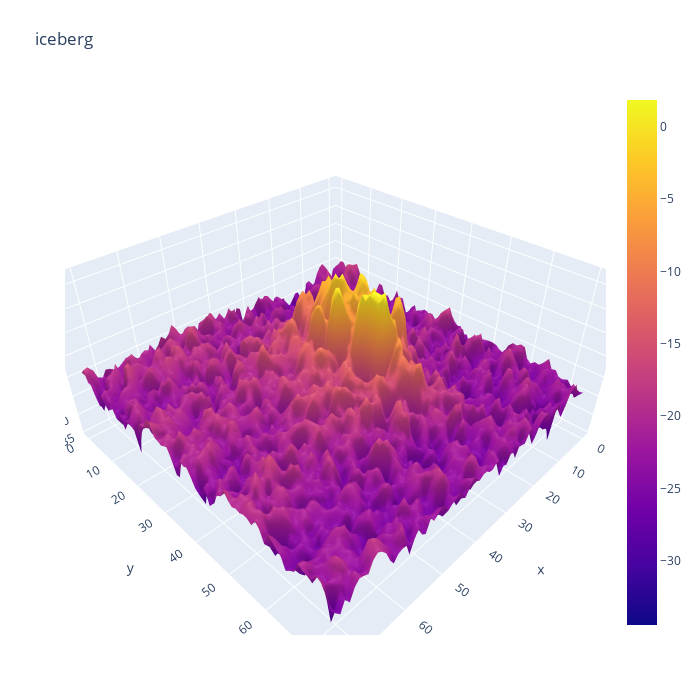

The cell this chart's notebook holds for it:
### Markdown cell above
Q1. pd.read_json으로 읽어온 DataFrame의 형태
- 여태껏 tabular 형식의 pd.read_csv로 데이터를 읽어왔었다. 이번에는 json인데, json 형식으로도 tabular 데이터를 표기할 수 있다.
- 위 데이터 파일에서의 JSON은 이러한 형태였다.
```[
  {
    "id": "dfd5f913",
    "band_1": [-27.878361, -27.15416, ...], // 매우 긴 숫자 리스트
    "band_2": [...] // band_1과 유사한 다른 긴 숫자 리스트 (있다고 가정)
    // "is_iceberg": 0 or 1 (타겟 변수, 있을 수도 있음)
  },
  {
    "id": "another_id",
    "band_1": [...],
    "band_2": [...]
    // "is_iceberg": ...
  }
  // ... 많은 객체들
] 
```

- 위 구조를 파악해보자면 다음과 같다. 각 딕셔너리는 하나의 샘플을 의미한다. 딕셔너리 안에 id 키는 샘플의 고유 id를 의미하고, band_1과 band_2 2개의 키가 각 샘플의 고유 피쳐를 의미한다. 즉, 각 샘플별로, id, band1, band2의 컬럼이 존재하는 것이다. 여기에서 band_1은 HH, band_2는 HV에 대한 정보이다. 따라서, json 파일은 각 샘플별로 4개의 컬럼이 존재하는 정보 파일인 것이다.

- 특정 컬럼(또는 피쳐)에 접근하는 것은 csv파일을 읽을 때와 동일하다. train['band1']이라고 하면, band_1 열 전체를 선택하게 된다. 이 열의 각 셀에는 매우 긴 숫자 리스트가 들어있게 된다. (각 샘플별, band_1에 대한 정보)

Q2. 데이터가 75 x 75 픽셀 배열임을 파악하는 방법.
- 주로 데이터 설명서에 나와있지만,
```
length_of_band_1_sample = len(train['band_1'].iloc[0])
print(f"첫 번째 샘플의 band_1 데이터 길이: {length_of_band_1_sample}")
```
를 통해 확인할 수도 있다. band_1의 첫번째 샘플의 길이를 통해서, 총 픽셀의 개수를 알 수가 있다.

Description
```
X_band_1 = np.array([np.array(band).astype(np.float32).reshape(75, 75) for band in train['band_1']])
```
1. 일단 np.array를 통해, 어떠한 리스트를 numpy array 형식으로 변환하는 것은 알 수 있겠다. 어레이 형식으로 변환하는 이유는, 연산하기에 더욱 편하기 때문이다.

2. 리스트 컴프리헨션을 사용했다.
```for band in train['band_1']```을 한 번 보면, train['band_1']은, 각 샘플에 해당하는 band_1 정보이다. 즉, 각 샘플의 band_1 리스트(band)에 대해서, band를 numpy array형식으로 변환한 후에, 배열의 데이터 타입을 32비트 부동소수점으로 변경한다. 그 후에 1차원 배열 형태인 각 band 데이터를 75 x 75 크기의 2차원 행렬(이미지)로 변환하는 것이다.

3. 이렇게 각 샘플에 대한 2차원 75 x 75 이미지의 정보가 담긴 X_band_1, X_band_2 변수 2개가 생성되었다. 그런 후, 이 두 개의 데이터를 합쳐 X_train 데이터를 만드는 과정이

```
X_train = np.cocatenate([X_band_1][:,:,:, np.newaxis], X_band_2[:,:,:, np.newaxis], ((X_band_1 + X_band_2) / 2)[:, :, :, np.newaxis]], axis = -1)
```
이다.

```X_band_1[:,:,:, np.newaxis]```
를 먼저 살펴보자. X_band_1은 (N, 75, 75)형태이다. 각각의 N개의 샘플에 대해, 75 x 75 배열의 정보를 갖고 있다. np.newaxis는 배열에 새로운 축을 추가한다. 여기서는 마지막에 축을 추가하여, (N, 75, 75, 1) 형태로 만든다. 이는 각 75 x 75 이미지를 '채널 1개짜리 이미지'로 취급하기 위함이다. (컬러 이미지의 RGB 채널처럼 말이다.)

X_band_2도 마찬가지로 작업을 해준다.

그런 후, (X_band_1 + X_band_2) / 2를 통해 각 픽셀별 평균값을 계산해 준다. 이 또한 (N, 75, 75) 형태의 배열이 되는데, 이것이 세번 째 밴드(채널)이 된다. 이 채널 또한 (N, 75, 75, 1)의 형태로 변환해준다. 

이러한 3개의 밴트를 리스트로 담은 후, np.concatenate([...])에 파라미터로 넣은 후, axis = -1(마지막 축)을 기준으로 합치라는 의미이다.

결과적으로 X_train은 (N, 75, 75 ,3) 형태의 4차원 배열이 된다. 이는, N개의 샘플, 각 샘플의 크기는 75x75 크기이며, 3개의 채널, HH, HV, (HH+HV) / 2 를 갖는 이미지 데이터임을 의미한다. 딥러닝에서 이미지 데이터를 다룰 때 흔히 볼 수 있는 형태이다.

요약 : HH, HV, HH&HV 평균을 각각 하나의 채널로 하여, 3개의 채널을 가진 75 x 75 크기의 이미지 데이터셋을 만듦. 이는 마치 컬러 이미지 (RGB 채널)처럼 모델이 각기 다른 특징을 학습할 수 있도록 데이터를 구성하는 것이다.

Q. np.newaxis가 배열에 새로운 축을 추가한다는 것이 무슨 의미인가?
- 원래의 데이터는 (N, 75, 75), 이미지의 총 N개수(샘플 수), 75 높이, 75 너비였다. 이것은 마치 N장의 흑백 사진(75 x 75)이 겹쳐있는 앨범과 같다. 각 사진은 그 자체로 하나의 완전한 이미지이다. np.newaxis를 사용하면, (N, 75, 75, 1)이 되는데, 1은, 각 이미지가 가진 채널의 수를 의미한다. 즉, N개의 각 75x75 이미지에, 이 이미지는 1개의 채널로 구성되어 있습니다, 라는 꼬리표를 붙여주는 것과 같다.

컬러 이미지와의 비교

- 컬러 이미지 : 보통 RGB의 세 가지 색상 정보를 합쳐서 하나의 색을 표현한다. 때문에, 컬러 이미지 하나의 모양은 (높이, 너비, 3)이 된다. 여기서 3이 바로 채널 수, (R,G,B)를 의미한다.

- 흑백 이미지: 흑백 이미지는 색상 정보 없이 밝기 정보만으로 이루어져 있다. 그래서 원래는 (75 x 75)만으로도 표현할 수 있는데, 이미지 처리 라이브러리나 딥러닝 모델은 입력 데이터의 형식을 통일하기 위해, 흑백 이미지에도 채널 개념을 명시적으로 요구한다. 때문에, (높이, 너비, 1) 형태로 만들어주는 것이다. 여기서 1은 "밝기 정보 채널 하나"를 의미한다!

결론 : (N, 75, 75)에서 (N, 75, 75, 1)로 바뀌는 것은, N개의 75 x 75 이미지 각각에 "나는 단일 채널(흑백 밝기 정보)로 이루어진 이미지야"라는 정보를 명시적으로 부여하는 것이다!

Q. 그렇다면, 현재의 X_train은 (N, 75, 75, 3)구조인데, 이러한 것은 컬러 사진이라고 이해해도 될까?
- 구조적으로는 컬러 사진과 유사하다. 현재 데이터에서는 위색 합성 이미지라고 이해하면 된다.
1. 첫 번째 채널 : HH 편파 레이더의 후방 산란 강도
2. 두 번째 채널 : HV 편파 레이더의 후방 산란 강도
3. 세 번째 채널 : HH와 HV값의 평균

### Code cell
# Take a look at a iceberg

import plotly.offline as py
import plotly.graph_objs as go
py.init_notebook_mode(connected = True)
def plotmy3d(c, name):

    data = [
        go.Surface(
            z = c
        )
    ]
    layout = go.Layout(
        title = name,
        autosize = False,
        width = 700,
        height = 700,
        margin = dict(
            l = 65,
            r = 50,
            b = 65,
            t = 90
        )
    )
    fig = go.Figure(data = data, layout=layout)
    py.iplot(fig)
plotmy3d(X_band_1[12, :, :], 'iceberg')

### Figure 1 — Plotly figure (JSON) as saved in the notebook; plotly's stock layout.template omitted (floating-point values rounded to 4 significant figures; data arrays with more than 128 entries replaced by an {"elided": "..."} marker saying what was removed)
{"data": [{"type": "surface", "z": {"elided": "75x75 float values"}}], "layout": {"autosize": false, "height": 700, "margin": {"b": 65, "l": 65, "r": 50, "t": 90}, "title": {"text": "iceberg"}, "width": 700}}
